Frame 1 (no input): blank canvas, image omitted
Frame 60 (the mouse pressed at the canvas centre just before this capture): blank canvas, image omitted
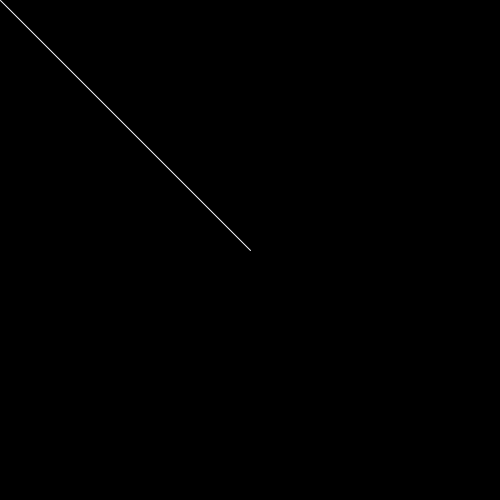
Frame 120 (the mouse held since frame 60 and released just before this capture)

The Processing sketch whose frames 1 and 60 were blank and that drew this single picture after the mouse press (run headless with seeded random() and noise(); from frame 60 on, the mouse is pressed at the canvas centre):

// Processing sketch: line_art
// ── line_art.pde
void setup()
{
  size(500,500);
}

void draw()
{
  background(0);
  color lineColor = color(mouseX, mouseY, mouseX+mouseY);
  stroke(lineColor);
  line(0, 0, mouseX, mouseY);
}
